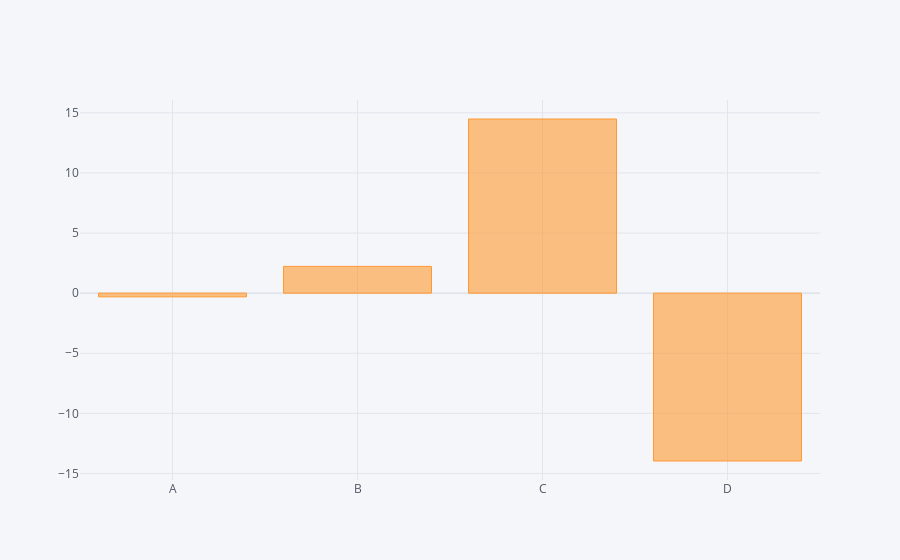

The cell this chart's notebook holds for it:
### Code cell
df.sum().iplot(kind='bar')

### Figure 1 — Plotly figure (JSON) as saved in the notebook; plotly's stock layout.template omitted (floating-point values rounded to 4 significant figures)
{"data": [{"marker": {"color": "rgba(255, 153, 51, 0.6)", "line": {"color": "rgba(255, 153, 51, 1.0)", "width": 1}}, "name": "None", "orientation": "v", "text": "", "type": "bar", "x": ["A", "B", "C", "D"], "y": [-0.3091, 2.225, 14.49, -13.97]}], "layout": {"legend": {"bgcolor": "#F5F6F9", "font": {"color": "#4D5663"}}, "paper_bgcolor": "#F5F6F9", "plot_bgcolor": "#F5F6F9", "title": {"font": {"color": "#4D5663"}}, "xaxis": {"gridcolor": "#E1E5ED", "showgrid": true, "tickfont": {"color": "#4D5663"}, "title": {"font": {"color": "#4D5663"}, "text": ""}, "zerolinecolor": "#E1E5ED"}, "yaxis": {"gridcolor": "#E1E5ED", "showgrid": true, "tickfont": {"color": "#4D5663"}, "title": {"font": {"color": "#4D5663"}, "text": ""}, "zerolinecolor": "#E1E5ED"}}}
